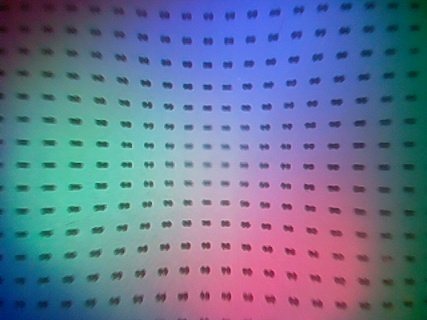
#> input picture Software/GUI/GelSlim/test_data/ref.jpg, 427 x 320 px
$ python -i test_poisson.py   (imports and definitions only)
#> lines starting #> are read from the running program, lines starting #| are printed output that depends on the picture; after the words box and inside, x2 and y2 are one past the last pixel; in counts of white or black regions, pixels touching at a corner belong together
#> further down, picture is the input picture: shape (320, 427, 3); mean B, G, R 148, 118.2, 104
import numpy as np
from scipy.io import loadmat
from mpl_toolkits.mplot3d import Axes3D
import matplotlib
from matplotlib import cm
from matplotlib.ticker import LinearLocator, FormatStrFormatter
from fast_poisson import fast_poisson
import cv2
import matplotlib.pyplot as plt
#from fast_poisson import poisson_reconstruct.
from calibration import image_processor, calibration
import time
import pdb
import sys
import argparse


scale=3
crop_factor=0
title_pad=4

matplotlib.rcParams["savefig.directory"] = "./reconstruction/plots/"

ap = argparse.ArgumentParser()
# [5 lines not run here, left out]

# [1 line that did not run here, left out]
# [3 lines not run here, left out]
# [79 lines left out: functions matching, matching_v2, show_depth, contact_detection, not called in this run]

def marker_detection(raw_image_blur):
    m, n = raw_image_blur.shape[1], raw_image_blur.shape[0]
#> m = 427; n = 320
    raw_image_blur = cv2.pyrDown(raw_image_blur).astype(np.float32)
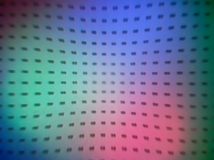
#> raw_image_blur: shape (160, 214, 3) float32; mean of channels 0, 1, 2 147.8, 118.1, 103.7; drawn as B, G, R
    ref_blur = cv2.GaussianBlur(raw_image_blur, (25, 25), 0)
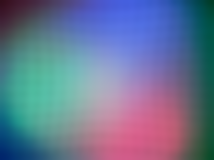
#> ref_blur: shape (160, 214, 3) float32; mean of channels 0, 1, 2 147.9, 118.1, 103.8; drawn as B, G, R
    diff = ref_blur - raw_image_blur
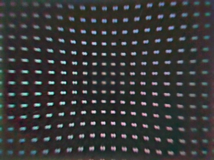
#> diff: shape (160, 214, 3) float32; mean of channels 0, 1, 2 0, 0, 0; drawn with min black and max white
    diff *= 16.0
    # cv2.imshow('blur2', blur.astype(np.uint8))
    # cv2.waitKey(1)
    diff[diff < 0.] = 0.
    diff[diff > 255.] = 255.
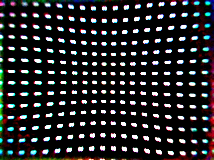
#> diff: shape (160, 214, 3) float32; mean of channels 0, 1, 2 40.1, 38.4, 38.5; drawn as B, G, R

    # [5 lines of commented-out code are left out]
    mask_b = diff[:, :, 0] > 150
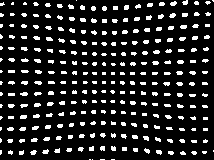
#> mask_b: shape (160, 214) bool; 14.3% white; 273 white regions (161 under 20 px), largest, box (x1, y1, x2, y2) and area: (20, 115, 27, 119) 26, (170, 1, 177, 6) 25, (169, 13, 176, 18) 25
    mask_g = diff[:, :, 1] > 150
#> mask_g: shape (160, 214) bool; 13.5% white; 268 white regions (197 under 20 px), largest, box (x1, y1, x2, y2) and area: (0, 92, 3, 121) 55, (21, 81, 29, 85) 26, (21, 92, 29, 96) 24
    mask_r = diff[:, :, 2] > 150
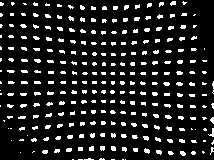
#> mask_r: shape (160, 214) bool; 12.6% white; 275 white regions (217 under 20 px), largest, box (x1, y1, x2, y2) and area: (208, 128, 214, 137) 24, (144, 148, 150, 154) 24, (89, 146, 94, 151) 23
    mask = (mask_b*mask_g + mask_b*mask_r + mask_g*mask_r)>0
#> mask: shape (160, 214) bool; 13.6% white; 272 white regions (187 under 20 px), largest, box (x1, y1, x2, y2) and area: (20, 115, 27, 119) 25, (34, 81, 42, 85) 24, (20, 92, 28, 96) 24
    # cv2.imshow('mask', mask.astype(np.uint8) * 255)
    # cv2.waitKey(1)
    mask = cv2.resize(mask.astype(np.uint8), (m, n))
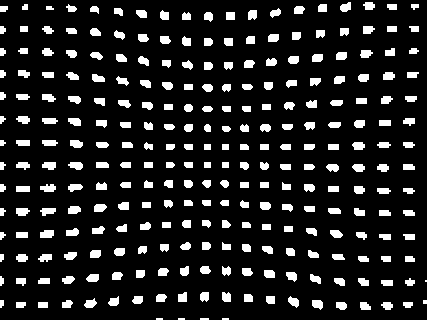
#> mask: shape (320, 427); values 0 (black) and 1 (white), 12.9% white; 272 white regions (6 under 20 px), largest, box (x1, y1, x2, y2) and area: (40, 230, 54, 238) 100, (40, 184, 56, 192) 96, (42, 162, 56, 170) 92
    return mask

# [6 lines left out: function make_kernal, not called in this run]
#

# [114 lines not run here, left out]

>>> import cv2
>>> picture = cv2.imread('test_data/ref.jpg')
>>> result = marker_detection(picture)
